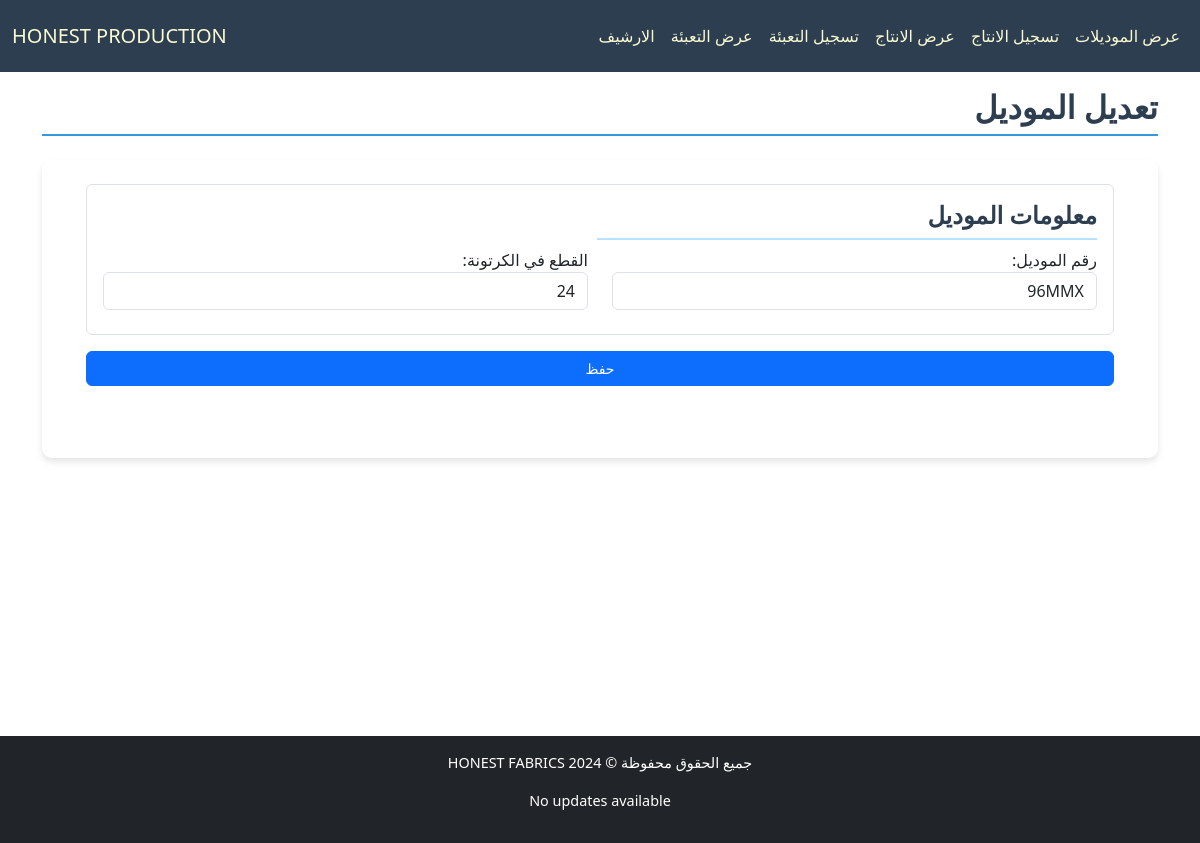
Before: /production/model/23/edit with the older database file.
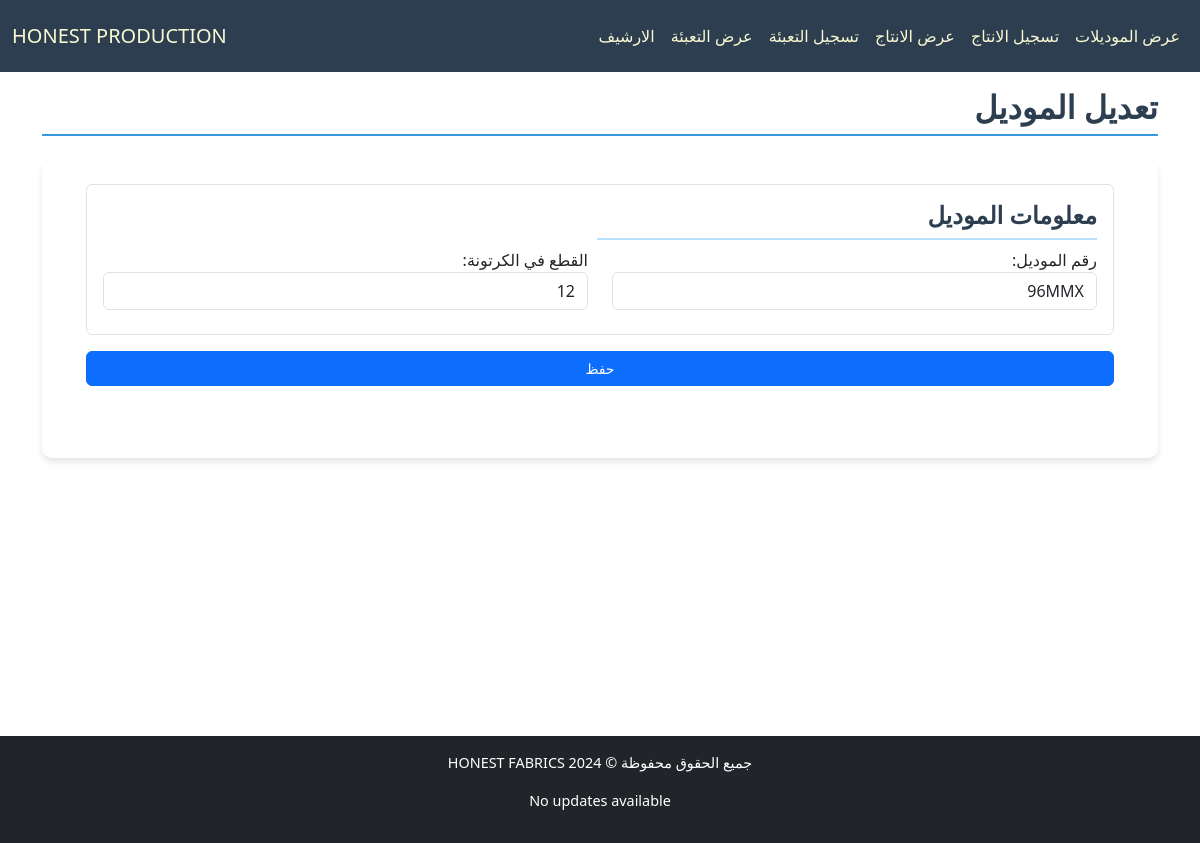
After: the same page with the newer database file.
### production/models.py (models this page shows, shortened)
class Model(models.Model):
    DOZENS_CHOICES = [
        (12, "12"),
        (24, "24"),
        (36, "36"),
        (48, "48"),
    ]
    id = models.AutoField(primary_key=True, verbose_name="الرمز")
    model_number = models.CharField(max_length=50, verbose_name="رقم الموديل", unique=True)
    created_at = models.DateTimeField(verbose_name="تاريخ الإنشاء", default=now)
    ended_at = models.DateTimeField(verbose_name="تاريخ الانتهاء", blank=True, null=True)
    shipped_at = models.DateTimeField(verbose_name="تاريخ الشحن", blank=True, null=True)
    is_archive = models.BooleanField(default=False)
    is_shipped = models.BooleanField(default=False)
    Packing_per_carton = models.PositiveIntegerField(
        verbose_name="القطع في الكرتونة", choices=DOZENS_CHOICES, default=12
    )
    available_carton = models.IntegerField(verbose_name="الكراتين المتبقية", blank=True, default=0)
    used_carton = models.IntegerField(verbose_name="الكراتين المستخدمة", blank=True, default=0)
    class Meta:
        ordering = ["-created_at"]

### production/views.py (the view, shortened to what this page needs)
# urls.py: path('model/<int:pk>/edit', ModelUpdateView.as_view(), name='model_update_view'),
class ModelUpdateView(UpdateView):
    model = Model
    form_class = ModelForm
    template_name = "production/edit_model.html"

### production/forms.py
class ModelForm(forms.ModelForm):
    class Meta:
        model = Model
        fields = ['model_number', 'Packing_per_carton']
        widgets = {
            'model_number': forms.TextInput(attrs={'class': 'form-control'}),
            'Packing_per_carton': forms.Select(attrs={'class': 'form-control'}),
        }

### production/templates/production/edit_model.html (shortened to what this page needs)
{% extends "cloth/layout.html" %}
{% block home_page %}
<a class="navbar-brand" href="{% url 'model_list_view' %}">HONEST PRODUCTION</a>
{% endblock %}
{% block navbar_links_small %}
{% include "production/nav_links.html" %}
{% endblock %}
{% block body %}
<h2 class="section-title pt-4">تعديل الموديل</h2>
<div id="order-form-wrapper" class="container py-4">
    <form method="post" id="order-form" class="mb-4 p-4 pt-0 rounded ">
        <section>
            <div class="container border rounded p-3 mb-3">
                <h3 class="section-title border-bottom-5 mb-2">معلومات الموديل</h3>
                <div class="row mb-2">
                    <div class="col">
                        {{ form.model_number.label_tag }}
                        {{ form.model_number }}
                    </div>
                    <div class="col">
                        {{ form.Packing_per_carton.label_tag }}
                        {{ form.Packing_per_carton }}
                    </div>
                </div>
            </div>
        </section>
        <button type="submit" class="btn btn-primary w-100">حفظ</button>
    </form>
</div>
{% endblock body %}

Changed rows visible on the page:
changed Model "96MMX": Packing_per_carton "24" → "12"
